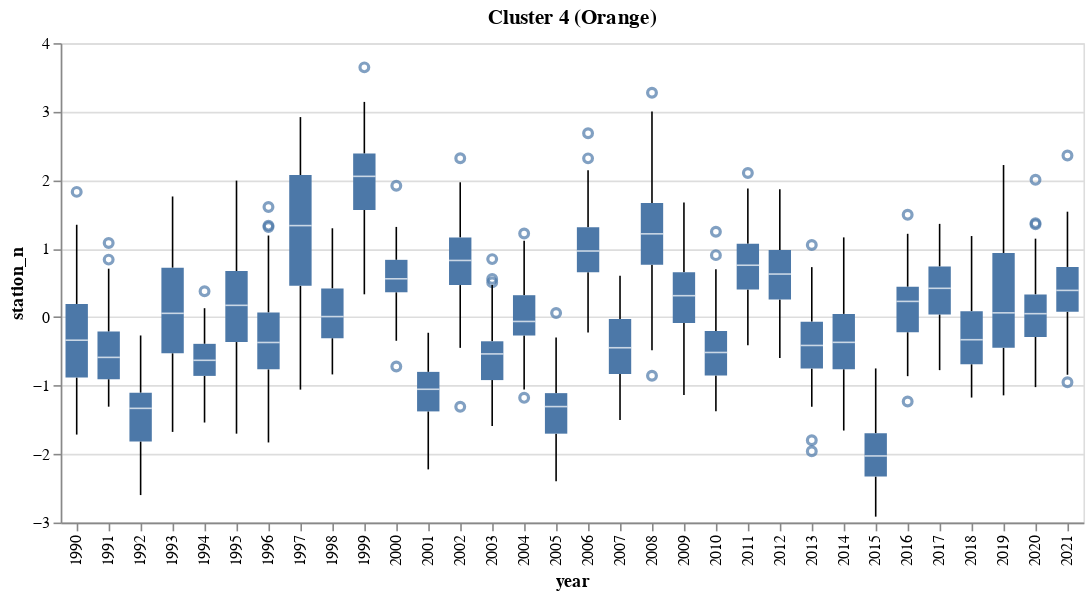

The cell this chart's notebook holds for it:
### Code cell
df_reset = df.reset_index()
df_reset = df_reset[df_reset['cluster'] == 4]

all_data = alt.Chart(df_reset[['station_n','year']]).mark_boxplot().encode(
    alt.Y('station_n:Q'),
    alt.X('year:N')
).properties(title='Cluster 4 (Orange)')

all_data

### Figure 1 — Vega specification as saved in the notebook (floating-point values rounded to 4 significant figures)
{"$schema": "https://vega.github.io/schema/vega/v5.json", "data": [{"name": "source_0"}, {"name": "data_0"}, {"name": "data_1", "values": [{"station_n": -0.9502, "year": 2021}, {"station_n": 0.5571, "year": 2003}, {"station_n": 1.354, "year": 2020}, {"station_n": 2.361, "year": 2021}, {"station_n": 0.8465, "year": 2003}, {"station_n": 0.5068, "year": 2003}, {"station_n": 2.318, "year": 2006}, {"station_n": 1.608, "year": 1996}, {"station_n": -1.179, "year": 2004}, {"station_n": 0.377, "year": 1994}, {"station_n": -1.959, "year": 2013}, {"station_n": 1.336, "year": 1996}, {"station_n": 1.22, "year": 2004}, {"station_n": 0.9048, "year": 2010}, {"station_n": 2.105, "year": 2011}, {"station_n": -1.799, "year": 2013}, {"station_n": 2.004, "year": 2020}, {"station_n": 3.646, "year": 1999}, {"station_n": 3.275, "year": 2008}, {"station_n": 1.081, "year": 1991}, {"station_n": -1.31, "year": 2002}, {"station_n": 1.315, "year": 1996}, {"station_n": 2.32, "year": 2002}, {"station_n": -1.233, "year": 2016}, {"station_n": 0.05938, "year": 2005}, {"station_n": 2.684, "year": 2006}, {"station_n": 1.052, "year": 2013}, {"station_n": 1.372, "year": 2020}, {"station_n": 1.828, "year": 1990}, {"station_n": 0.8391, "year": 1991}, {"station_n": -0.8563, "year": 2008}, {"station_n": 1.246, "year": 2010}, {"station_n": 1.495, "year": 2016}, {"station_n": -0.7208, "year": 2000}, {"station_n": 1.917, "year": 2000}]}, {"name": "data_2"}, {"name": "data_3", "values": [{"lower_box_station_n": -0.8828, "lower_whisker_station_n": -1.715, "upper_whisker_station_n": 1.348, "year": 1990}, {"lower_box_station_n": -0.9066, "lower_whisker_station_n": -1.308, "upper_whisker_station_n": 0.7066, "year": 1991}, {"lower_box_station_n": -1.816, "lower_whisker_station_n": -2.599, "upper_whisker_station_n": -0.2685, "year": 1992}, {"lower_box_station_n": -0.5282, "lower_whisker_station_n": -1.676, "upper_whisker_station_n": 1.761, "year": 1993}, {"lower_box_station_n": -0.8586, "lower_whisker_station_n": -1.54, "upper_whisker_station_n": 0.13, "year": 1994}, {"lower_box_station_n": -0.3642, "lower_whisker_station_n": -1.702, "upper_whisker_station_n": 1.993, "year": 1995}, {"lower_box_station_n": -0.7632, "lower_whisker_station_n": -1.831, "upper_whisker_station_n": 1.191, "year": 1996}, {"lower_box_station_n": 0.4574, "lower_whisker_station_n": -1.059, "upper_whisker_station_n": 2.921, "year": 1997}, {"lower_box_station_n": -0.3082, "lower_whisker_station_n": -0.8373, "upper_whisker_station_n": 1.297, "year": 1998}, {"lower_box_station_n": 1.563, "lower_whisker_station_n": 0.3327, "upper_whisker_station_n": 3.142, "year": 1999}, {"lower_box_station_n": 0.3624, "lower_whisker_station_n": -0.3459, "upper_whisker_station_n": 1.317, "year": 2000}, {"lower_box_station_n": -1.377, "lower_whisker_station_n": -2.224, "upper_whisker_station_n": -0.229, "year": 2001}, {"lower_box_station_n": 0.4676, "lower_whisker_station_n": -0.4493, "upper_whisker_station_n": 1.968, "year": 2002}, {"lower_box_station_n": -0.9199, "lower_whisker_station_n": -1.59, "upper_whisker_station_n": 0.4686, "year": 2003}, {"lower_box_station_n": -0.269, "lower_whisker_station_n": -1.056, "upper_whisker_station_n": 1.116, "year": 2004}, {"lower_box_station_n": -1.702, "lower_whisker_station_n": -2.397, "upper_whisker_station_n": -0.2989, "year": 2005}, {"lower_box_station_n": 0.6547, "lower_whisker_station_n": -0.224, "upper_whisker_station_n": 2.143, "year": 2006}, {"lower_box_station_n": -0.8307, "lower_whisker_station_n": -1.502, "upper_whisker_station_n": 0.6027, "year": 2007}, {"lower_box_station_n": 0.764, "lower_whisker_station_n": -0.4859, "upper_whisker_station_n": 3.003, "year": 2008}, {"lower_box_station_n": -0.08813, "lower_whisker_station_n": -1.139, "upper_whisker_station_n": 1.673, "year": 2009}, {"lower_box_station_n": -0.8532, "lower_whisker_station_n": -1.375, "upper_whisker_station_n": 0.6999, "year": 2010}, {"lower_box_station_n": 0.4025, "lower_whisker_station_n": -0.4128, "upper_whisker_station_n": 1.878, "year": 2011}, {"lower_box_station_n": 0.2561, "lower_whisker_station_n": -0.5989, "upper_whisker_station_n": 1.866, "year": 2012}, {"lower_box_station_n": -0.752, "lower_whisker_station_n": -1.309, "upper_whisker_station_n": 0.7296, "year": 2013}, {"lower_box_station_n": -0.7614, "lower_whisker_station_n": -1.657, "upper_whisker_station_n": 1.164, "year": 2014}, {"lower_box_station_n": -2.329, "lower_whisker_station_n": -2.914, "upper_whisker_station_n": -0.7498, "year": 2015}, {"lower_box_station_n": -0.2206, "lower_whisker_station_n": -0.8626, "upper_whisker_station_n": 1.216, "year": 2016}, {"lower_box_station_n": 0.03914, "lower_whisker_station_n": -0.7747, "upper_whisker_station_n": 1.361, "year": 2017}, {"lower_box_station_n": -0.6885, "lower_whisker_station_n": -1.175, "upper_whisker_station_n": 1.183, "year": 2018}, {"lower_box_station_n": -0.4482, "lower_whisker_station_n": -1.143, "upper_whisker_station_n": 2.22, "year": 2019}, {"lower_box_station_n": -0.2895, "lower_whisker_station_n": -1.022, "upper_whisker_station_n": 1.145, "year": 2020}, {"lower_box_station_n": 0.0772, "lower_whisker_station_n": -0.8421, "upper_whisker_station_n": 1.539, "year": 2021}]}, {"name": "data_4", "values": [{"lower_whisker_station_n": -1.715, "upper_box_station_n": 0.1917, "upper_whisker_station_n": 1.348, "year": 1990}, {"lower_whisker_station_n": -1.308, "upper_box_station_n": -0.212, "upper_whisker_station_n": 0.7066, "year": 1991}, {"lower_whisker_station_n": -2.599, "upper_box_station_n": -1.104, "upper_whisker_station_n": -0.2685, "year": 1992}, {"lower_whisker_station_n": -1.676, "upper_box_station_n": 0.7205, "upper_whisker_station_n": 1.761, "year": 1993}, {"lower_whisker_station_n": -1.54, "upper_box_station_n": -0.3906, "upper_whisker_station_n": 0.13, "year": 1994}, {"lower_whisker_station_n": -1.702, "upper_box_station_n": 0.6723, "upper_whisker_station_n": 1.993, "year": 1995}, {"lower_whisker_station_n": -1.831, "upper_box_station_n": 0.06758, "upper_whisker_station_n": 1.191, "year": 1996}, {"lower_whisker_station_n": -1.059, "upper_box_station_n": 2.074, "upper_whisker_station_n": 2.921, "year": 1997}, {"lower_whisker_station_n": -0.8373, "upper_box_station_n": 0.4191, "upper_whisker_station_n": 1.297, "year": 1998}, {"lower_whisker_station_n": 0.3327, "upper_box_station_n": 2.387, "upper_whisker_station_n": 3.142, "year": 1999}, {"lower_whisker_station_n": -0.3459, "upper_box_station_n": 0.836, "upper_whisker_station_n": 1.317, "year": 2000}, {"lower_whisker_station_n": -2.224, "upper_box_station_n": -0.8, "upper_whisker_station_n": -0.229, "year": 2001}, {"lower_whisker_station_n": -0.4493, "upper_box_station_n": 1.163, "upper_whisker_station_n": 1.968, "year": 2002}, {"lower_whisker_station_n": -1.59, "upper_box_station_n": -0.3534, "upper_whisker_station_n": 0.4686, "year": 2003}, {"lower_whisker_station_n": -1.056, "upper_box_station_n": 0.3194, "upper_whisker_station_n": 1.116, "year": 2004}, {"lower_whisker_station_n": -2.397, "upper_box_station_n": -1.111, "upper_whisker_station_n": -0.2989, "year": 2005}, {"lower_whisker_station_n": -0.224, "upper_box_station_n": 1.312, "upper_whisker_station_n": 2.143, "year": 2006}, {"lower_whisker_station_n": -1.502, "upper_box_station_n": -0.02796, "upper_whisker_station_n": 0.6027, "year": 2007}, {"lower_whisker_station_n": -0.4859, "upper_box_station_n": 1.664, "upper_whisker_station_n": 3.003, "year": 2008}, {"lower_whisker_station_n": -1.139, "upper_box_station_n": 0.6548, "upper_whisker_station_n": 1.673, "year": 2009}, {"lower_whisker_station_n": -1.375, "upper_box_station_n": -0.2034, "upper_whisker_station_n": 0.6999, "year": 2010}, {"lower_whisker_station_n": -0.4128, "upper_box_station_n": 1.072, "upper_whisker_station_n": 1.878, "year": 2011}, {"lower_whisker_station_n": -0.5989, "upper_box_station_n": 0.9807, "upper_whisker_station_n": 1.866, "year": 2012}, {"lower_whisker_station_n": -1.309, "upper_box_station_n": -0.06661, "upper_whisker_station_n": 0.7296, "year": 2013}, {"lower_whisker_station_n": -1.657, "upper_box_station_n": 0.04645, "upper_whisker_station_n": 1.164, "year": 2014}, {"lower_whisker_station_n": -2.914, "upper_box_station_n": -1.696, "upper_whisker_station_n": -0.7498, "year": 2015}, {"lower_whisker_station_n": -0.8626, "upper_box_station_n": 0.4429, "upper_whisker_station_n": 1.216, "year": 2016}, {"lower_whisker_station_n": -0.7747, "upper_box_station_n": 0.7389, "upper_whisker_station_n": 1.361, "year": 2017}, {"lower_whisker_station_n": -1.175, "upper_box_station_n": 0.0859, "upper_whisker_station_n": 1.183, "year": 2018}, {"lower_whisker_station_n": -1.143, "upper_box_station_n": 0.9353, "upper_whisker_station_n": 2.22, "year": 2019}, {"lower_whisker_station_n": -1.022, "upper_box_station_n": 0.3313, "upper_whisker_station_n": 1.145, "year": 2020}, {"lower_whisker_station_n": -0.8421, "upper_box_station_n": 0.7322, "upper_whisker_station_n": 1.539, "year": 2021}]}, {"name": "data_5"}, {"name": "data_6", "values": [{"lower_box_station_n": -0.8828, "max_station_n": 1.828, "mid_box_station_n": -0.3374, "min_station_n": -1.715, "upper_box_station_n": 0.1917, "year": 1990}, {"lower_box_station_n": -0.9066, "max_station_n": 1.081, "mid_box_station_n": -0.5883, "min_station_n": -1.308, "upper_box_station_n": -0.212, "year": 1991}, {"lower_box_station_n": -1.816, "max_station_n": -0.2685, "mid_box_station_n": -1.332, "min_station_n": -2.599, "upper_box_station_n": -1.104, "year": 1992}, {"lower_box_station_n": -0.5282, "max_station_n": 1.761, "mid_box_station_n": 0.05486, "min_station_n": -1.676, "upper_box_station_n": 0.7205, "year": 1993}, {"lower_box_station_n": -0.8586, "max_station_n": 0.377, "mid_box_station_n": -0.631, "min_station_n": -1.54, "upper_box_station_n": -0.3906, "year": 1994}, {"lower_box_station_n": -0.3642, "max_station_n": 1.993, "mid_box_station_n": 0.1717, "min_station_n": -1.702, "upper_box_station_n": 0.6723, "year": 1995}, {"lower_box_station_n": -0.7632, "max_station_n": 1.608, "mid_box_station_n": -0.3709, "min_station_n": -1.831, "upper_box_station_n": 0.06758, "year": 1996}, {"lower_box_station_n": 0.4574, "max_station_n": 2.921, "mid_box_station_n": 1.336, "min_station_n": -1.059, "upper_box_station_n": 2.074, "year": 1997}, {"lower_box_station_n": -0.3082, "max_station_n": 1.297, "mid_box_station_n": 0.007388, "min_station_n": -0.8373, "upper_box_station_n": 0.4191, "year": 1998}, {"lower_box_station_n": 1.563, "max_station_n": 3.646, "mid_box_station_n": 2.055, "min_station_n": 0.3327, "upper_box_station_n": 2.387, "year": 1999}, {"lower_box_station_n": 0.3624, "max_station_n": 1.917, "mid_box_station_n": 0.5593, "min_station_n": -0.7208, "upper_box_station_n": 0.836, "year": 2000}, {"lower_box_station_n": -1.377, "max_station_n": -0.229, "mid_box_station_n": -1.054, "min_station_n": -2.224, "upper_box_station_n": -0.8, "year": 2001}, {"lower_box_station_n": 0.4676, "max_station_n": 2.32, "mid_box_station_n": 0.8269, "min_station_n": -1.31, "upper_box_station_n": 1.163, "year": 2002}, {"lower_box_station_n": -0.9199, "max_station_n": 0.8465, "mid_box_station_n": -0.5377, "min_station_n": -1.59, "upper_box_station_n": -0.3534, "year": 2003}, {"lower_box_station_n": -0.269, "max_station_n": 1.22, "mid_box_station_n": -0.06379, "min_station_n": -1.179, "upper_box_station_n": 0.3194, "year": 2004}, {"lower_box_station_n": -1.702, "max_station_n": 0.05938, "mid_box_station_n": -1.307, "min_station_n": -2.397, "upper_box_station_n": -1.111, "year": 2005}, {"lower_box_station_n": 0.6547, "max_station_n": 2.684, "mid_box_station_n": 0.9648, "min_station_n": -0.224, "upper_box_station_n": 1.312, "year": 2006}, {"lower_box_station_n": -0.8307, "max_station_n": 0.6027, "mid_box_station_n": -0.4475, "min_station_n": -1.502, "upper_box_station_n": -0.02796, "year": 2007}, {"lower_box_station_n": 0.764, "max_station_n": 3.275, "mid_box_station_n": 1.216, "min_station_n": -0.8563, "upper_box_station_n": 1.664, "year": 2008}, {"lower_box_station_n": -0.08813, "max_station_n": 1.673, "mid_box_station_n": 0.3124, "min_station_n": -1.139, "upper_box_station_n": 0.6548, "year": 2009}, {"lower_box_station_n": -0.8532, "max_station_n": 1.246, "mid_box_station_n": -0.5168, "min_station_n": -1.375, "upper_box_station_n": -0.2034, "year": 2010}, {"lower_box_station_n": 0.4025, "max_station_n": 2.105, "mid_box_station_n": 0.7571, "min_station_n": -0.4128, "upper_box_station_n": 1.072, "year": 2011}, {"lower_box_station_n": 0.2561, "max_station_n": 1.866, "mid_box_station_n": 0.6283, "min_station_n": -0.5989, "upper_box_station_n": 0.9807, "year": 2012}, {"lower_box_station_n": -0.752, "max_station_n": 1.052, "mid_box_station_n": -0.4142, "min_station_n": -1.959, "upper_box_station_n": -0.06661, "year": 2013}, {"lower_box_station_n": -0.7614, "max_station_n": 1.164, "mid_box_station_n": -0.369, "min_station_n": -1.657, "upper_box_station_n": 0.04645, "year": 2014}, {"lower_box_station_n": -2.329, "max_station_n": -0.7498, "mid_box_station_n": -2.028, "min_station_n": -2.914, "upper_box_station_n": -1.696, "year": 2015}, {"lower_box_station_n": -0.2206, "max_station_n": 1.495, "mid_box_station_n": 0.2291, "min_station_n": -1.233, "upper_box_station_n": 0.4429, "year": 2016}, {"lower_box_station_n": 0.03914, "max_station_n": 1.361, "mid_box_station_n": 0.4202, "min_station_n": -0.7747, "upper_box_station_n": 0.7389, "year": 2017}, {"lower_box_station_n": -0.6885, "max_station_n": 1.183, "mid_box_station_n": -0.3304, "min_station_n": -1.175, "upper_box_station_n": 0.0859, "year": 2018}, {"lower_box_station_n": -0.4482, "max_station_n": 2.22, "mid_box_station_n": 0.06203, "min_station_n": -1.143, "upper_box_station_n": 0.9353, "year": 2019}, {"lower_box_station_n": -0.2895, "max_station_n": 2.004, "mid_box_station_n": 0.04987, "min_station_n": -1.022, "upper_box_station_n": 0.3313, "year": 2020}, {"lower_box_station_n": 0.0772, "max_station_n": 2.361, "mid_box_station_n": 0.3897, "min_station_n": -0.9502, "upper_box_station_n": 0.7322, "year": 2021}]}, {"name": "data_7", "values": [{"lower_box_station_n": -0.8828, "max_station_n": 1.828, "mid_box_station_n": -0.3374, "min_station_n": -1.715, "upper_box_station_n": 0.1917, "year": 1990}, {"lower_box_station_n": -0.9066, "max_station_n": 1.081, "mid_box_station_n": -0.5883, "min_station_n": -1.308, "upper_box_station_n": -0.212, "year": 1991}, {"lower_box_station_n": -1.816, "max_station_n": -0.2685, "mid_box_station_n": -1.332, "min_station_n": -2.599, "upper_box_station_n": -1.104, "year": 1992}, {"lower_box_station_n": -0.5282, "max_station_n": 1.761, "mid_box_station_n": 0.05486, "min_station_n": -1.676, "upper_box_station_n": 0.7205, "year": 1993}, {"lower_box_station_n": -0.8586, "max_station_n": 0.377, "mid_box_station_n": -0.631, "min_station_n": -1.54, "upper_box_station_n": -0.3906, "year": 1994}, {"lower_box_station_n": -0.3642, "max_station_n": 1.993, "mid_box_station_n": 0.1717, "min_station_n": -1.702, "upper_box_station_n": 0.6723, "year": 1995}, {"lower_box_station_n": -0.7632, "max_station_n": 1.608, "mid_box_station_n": -0.3709, "min_station_n": -1.831, "upper_box_station_n": 0.06758, "year": 1996}, {"lower_box_station_n": 0.4574, "max_station_n": 2.921, "mid_box_station_n": 1.336, "min_station_n": -1.059, "upper_box_station_n": 2.074, "year": 1997}, {"lower_box_station_n": -0.3082, "max_station_n": 1.297, "mid_box_station_n": 0.007388, "min_station_n": -0.8373, "upper_box_station_n": 0.4191, "year": 1998}, {"lower_box_station_n": 1.563, "max_station_n": 3.646, "mid_box_station_n": 2.055, "min_station_n": 0.3327, "upper_box_station_n": 2.387, "year": 1999}, {"lower_box_station_n": 0.3624, "max_station_n": 1.917, "mid_box_station_n": 0.5593, "min_station_n": -0.7208, "upper_box_station_n": 0.836, "year": 2000}, {"lower_box_station_n": -1.377, "max_station_n": -0.229, "mid_box_station_n": -1.054, "min_station_n": -2.224, "upper_box_station_n": -0.8, "year": 2001}, {"lower_box_station_n": 0.4676, "max_station_n": 2.32, "mid_box_station_n": 0.8269, "min_station_n": -1.31, "upper_box_station_n": 1.163, "year": 2002}, {"lower_box_station_n": -0.9199, "max_station_n": 0.8465, "mid_box_station_n": -0.5377, "min_station_n": -1.59, "upper_box_station_n": -0.3534, "year": 2003}, {"lower_box_station_n": -0.269, "max_station_n": 1.22, "mid_box_station_n": -0.06379, "min_station_n": -1.179, "upper_box_station_n": 0.3194, "year": 2004}, {"lower_box_station_n": -1.702, "max_station_n": 0.05938, "mid_box_station_n": -1.307, "min_station_n": -2.397, "upper_box_station_n": -1.111, "year": 2005}, {"lower_box_station_n": 0.6547, "max_station_n": 2.684, "mid_box_station_n": 0.9648, "min_station_n": -0.224, "upper_box_station_n": 1.312, "year": 2006}, {"lower_box_station_n": -0.8307, "max_station_n": 0.6027, "mid_box_station_n": -0.4475, "min_station_n": -1.502, "upper_box_station_n": -0.02796, "year": 2007}, {"lower_box_station_n": 0.764, "max_station_n": 3.275, "mid_box_station_n": 1.216, "min_station_n": -0.8563, "upper_box_station_n": 1.664, "year": 2008}, {"lower_box_station_n": -0.08813, "max_station_n": 1.673, "mid_box_station_n": 0.3124, "min_station_n": -1.139, "upper_box_station_n": 0.6548, "year": 2009}, {"lower_box_station_n": -0.8532, "max_station_n": 1.246, "mid_box_station_n": -0.5168, "min_station_n": -1.375, "upper_box_station_n": -0.2034, "year": 2010}, {"lower_box_station_n": 0.4025, "max_station_n": 2.105, "mid_box_station_n": 0.7571, "min_station_n": -0.4128, "upper_box_station_n": 1.072, "year": 2011}, {"lower_box_station_n": 0.2561, "max_station_n": 1.866, "mid_box_station_n": 0.6283, "min_station_n": -0.5989, "upper_box_station_n": 0.9807, "year": 2012}, {"lower_box_station_n": -0.752, "max_station_n": 1.052, "mid_box_station_n": -0.4142, "min_station_n": -1.959, "upper_box_station_n": -0.06661, "year": 2013}, {"lower_box_station_n": -0.7614, "max_station_n": 1.164, "mid_box_station_n": -0.369, "min_station_n": -1.657, "upper_box_station_n": 0.04645, "year": 2014}, {"lower_box_station_n": -2.329, "max_station_n": -0.7498, "mid_box_station_n": -2.028, "min_station_n": -2.914, "upper_box_station_n": -1.696, "year": 2015}, {"lower_box_station_n": -0.2206, "max_station_n": 1.495, "mid_box_station_n": 0.2291, "min_station_n": -1.233, "upper_box_station_n": 0.4429, "year": 2016}, {"lower_box_station_n": 0.03914, "max_station_n": 1.361, "mid_box_station_n": 0.4202, "min_station_n": -0.7747, "upper_box_station_n": 0.7389, "year": 2017}, {"lower_box_station_n": -0.6885, "max_station_n": 1.183, "mid_box_station_n": -0.3304, "min_station_n": -1.175, "upper_box_station_n": 0.0859, "year": 2018}, {"lower_box_station_n": -0.4482, "max_station_n": 2.22, "mid_box_station_n": 0.06203, "min_station_n": -1.143, "upper_box_station_n": 0.9353, "year": 2019}, {"lower_box_station_n": -0.2895, "max_station_n": 2.004, "mid_box_station_n": 0.04987, "min_station_n": -1.022, "upper_box_station_n": 0.3313, "year": 2020}, {"lower_box_station_n": 0.0772, "max_station_n": 2.361, "mid_box_station_n": 0.3897, "min_station_n": -0.9502, "upper_box_station_n": 0.7322, "year": 2021}]}, {"name": "data_1_x_domain_year_0", "values": [{"year": 2021}, {"year": 2003}, {"year": 2020}, {"year": 2006}, {"year": 1996}, {"year": 2004}, {"year": 1994}, {"year": 2013}, {"year": 2010}, {"year": 2011}, {"year": 1999}, {"year": 2008}, {"year": 1991}, {"year": 2002}, {"year": 2016}, {"year": 2005}, {"year": 1990}, {"year": 2000}]}, {"name": "data_3_x_domain_year_1", "values": [{"year": 1990}, {"year": 1991}, {"year": 1992}, {"year": 1993}, {"year": 1994}, {"year": 1995}, {"year": 1996}, {"year": 1997}, {"year": 1998}, {"year": 1999}, {"year": 2000}, {"year": 2001}, {"year": 2002}, {"year": 2003}, {"year": 2004}, {"year": 2005}, {"year": 2006}, {"year": 2007}, {"year": 2008}, {"year": 2009}, {"year": 2010}, {"year": 2011}, {"year": 2012}, {"year": 2013}, {"year": 2014}, {"year": 2015}, {"year": 2016}, {"year": 2017}, {"year": 2018}, {"year": 2019}, {"year": 2020}, {"year": 2021}]}, {"name": "data_4_x_domain_year_2", "values": [{"year": 1990}, {"year": 1991}, {"year": 1992}, {"year": 1993}, {"year": 1994}, {"year": 1995}, {"year": 1996}, {"year": 1997}, {"year": 1998}, {"year": 1999}, {"year": 2000}, {"year": 2001}, {"year": 2002}, {"year": 2003}, {"year": 2004}, {"year": 2005}, {"year": 2006}, {"year": 2007}, {"year": 2008}, {"year": 2009}, {"year": 2010}, {"year": 2011}, {"year": 2012}, {"year": 2013}, {"year": 2014}, {"year": 2015}, {"year": 2016}, {"year": 2017}, {"year": 2018}, {"year": 2019}, {"year": 2020}, {"year": 2021}]}, {"name": "data_6_x_domain_year_3", "values": [{"year": 1990}, {"year": 1991}, {"year": 1992}, {"year": 1993}, {"year": 1994}, {"year": 1995}, {"year": 1996}, {"year": 1997}, {"year": 1998}, {"year": 1999}, {"year": 2000}, {"year": 2001}, {"year": 2002}, {"year": 2003}, {"year": 2004}, {"year": 2005}, {"year": 2006}, {"year": 2007}, {"year": 2008}, {"year": 2009}, {"year": 2010}, {"year": 2011}, {"year": 2012}, {"year": 2013}, {"year": 2014}, {"year": 2015}, {"year": 2016}, {"year": 2017}, {"year": 2018}, {"year": 2019}, {"year": 2020}, {"year": 2021}]}, {"name": "data_7_x_domain_year_4", "values": [{"year": 1990}, {"year": 1991}, {"year": 1992}, {"year": 1993}, {"year": 1994}, {"year": 1995}, {"year": 1996}, {"year": 1997}, {"year": 1998}, {"year": 1999}, {"year": 2000}, {"year": 2001}, {"year": 2002}, {"year": 2003}, {"year": 2004}, {"year": 2005}, {"year": 2006}, {"year": 2007}, {"year": 2008}, {"year": 2009}, {"year": 2010}, {"year": 2011}, {"year": 2012}, {"year": 2013}, {"year": 2014}, {"year": 2015}, {"year": 2016}, {"year": 2017}, {"year": 2018}, {"year": 2019}, {"year": 2020}, {"year": 2021}]}], "signals": [{"name": "x_step", "value": 20}, {"name": "width", "update": "bandspace(domain('x').length, 0, 0) * x_step"}], "marks": [{"type": "symbol", "name": "layer_0_layer_0_marks", "from": {"data": "data_1"}, "encode": {"update": {"fill": {"value": "transparent"}, "stroke": {"value": "#4c78a8"}, "opacity": {"value": 0.7}, "x": {"field": "year", "scale": "x", "band": 0.5}, "y": {"field": "station_n", "scale": "y"}}}, "style": ["point", "boxplot-outliers"]}, {"type": "rule", "name": "layer_0_layer_1_layer_0_marks", "from": {"data": "data_3"}, "encode": {"update": {"x": {"field": "year", "scale": "x", "band": 0.5}, "y": {"field": "lower_whisker_station_n", "scale": "y"}, "y2": {"field": "lower_box_station_n", "scale": "y"}, "stroke": {"value": "black"}, "tooltip": {"signal": "{\"Upper Whisker of station_n\": format(datum[\"upper_whisker_station_n\"], \"\"), \"Lower Whisker of station_n\": format(datum[\"lower_whisker_station_n\"], \"\"), \"year\": isValid(datum[\"year\"]) ? datum[\"year\"] : \"\"+datum[\"year\"]}"}}}, "aria": false, "style": ["rule", "boxplot-rule"]}, {"type": "rule", "name": "layer_0_layer_1_layer_1_marks", "from": {"data": "data_4"}, "encode": {"update": {"stroke": {"value": "black"}, "y2": {"field": "upper_whisker_station_n", "scale": "y"}, "tooltip": {"signal": "{\"Upper Whisker of station_n\": format(datum[\"upper_whisker_station_n\"], \"\"), \"Lower Whisker of station_n\": format(datum[\"lower_whisker_station_n\"], \"\"), \"year\": isValid(datum[\"year\"]) ? datum[\"year\"] : \"\"+datum[\"year\"]}"}, "x": {"field": "year", "scale": "x", "band": 0.5}, "y": {"field": "upper_box_station_n", "scale": "y"}}}, "aria": false, "style": ["rule", "boxplot-rule"]}, {"type": "rect", "name": "layer_1_layer_0_marks", "from": {"data": "data_6"}, "encode": {"update": {"fill": {"value": "#4c78a8"}, "width": {"value": 14}, "tooltip": {"signal": "{\"Max of station_n\": format(datum[\"max_station_n\"], \"\"), \"Q3 of station_n\": format(datum[\"upper_box_station_n\"], \"\"), \"Median of station_n\": format(datum[\"mid_box_station_n\"], \"\"), \"Q1 of station_n\": format(datum[\"lower_box_station_n\"], \"\"), \"Min of station_n\": format(datum[\"min_station_n\"], \"\"), \"year\": isValid(datum[\"year\"]) ? datum[\"year\"] : \"\"+datum[\"year\"]}"}, "xc": {"field": "year", "scale": "x", "band": 0.5}, "y": {"field": "lower_box_station_n", "scale": "y"}, "y2": {"field": "upper_box_station_n", "scale": "y"}}}, "style": ["bar", "boxplot-box"]}, {"type": "rect", "name": "layer_1_layer_1_marks", "from": {"data": "data_7"}, "encode": {"update": {"height": {"value": 1}, "tooltip": {"signal": "{\"Max of station_n\": format(datum[\"max_station_n\"], \"\"), \"Q3 of station_n\": format(datum[\"upper_box_station_n\"], \"\"), \"Median of station_n\": format(datum[\"mid_box_station_n\"], \"\"), \"Q1 of station_n\": format(datum[\"lower_box_station_n\"], \"\"), \"Min of station_n\": format(datum[\"min_station_n\"], \"\"), \"year\": isValid(datum[\"year\"]) ? datum[\"year\"] : \"\"+datum[\"year\"]}"}, "xc": {"field": "year", "scale": "x", "band": 0.5}, "opacity": {"value": 0.7}, "yc": {"field": "mid_box_station_n", "scale": "y"}, "fill": {"value": "white"}, "width": {"value": 14}}}, "style": ["tick", "boxplot-median"], "aria": false}], "scales": [{"name": "x", "type": "band", "domain": {"fields": [{"data": "data_1_x_domain_year_0", "field": "year"}, {"data": "data_3_x_domain_year_1", "field": "year"}, {"data": "data_4_x_domain_year_2", "field": "year"}, {"data": "data_6_x_domain_year_3", "field": "year"}, {"data": "data_7_x_domain_year_4", "field": "year"}], "sort": true}, "range": {"step": {"signal": "x_step"}}, "paddingInner": 0, "paddingOuter": 0}, {"name": "y", "type": "linear", "domain": {"fields": [{"data": "data_1", "field": "station_n"}, {"data": "data_3", "field": "lower_whisker_station_n"}, {"data": "data_3", "field": "lower_box_station_n"}, {"data": "data_4", "field": "upper_box_station_n"}, {"data": "data_4", "field": "upper_whisker_station_n"}, {"data": "data_6", "field": "lower_box_station_n"}, {"data": "data_6", "field": "upper_box_station_n"}, {"data": "data_7", "field": "mid_box_station_n"}]}, "range": [{"signal": "height"}, 0], "nice": true, "zero": true}], "axes": [{"scale": "y", "grid": true, "maxExtent": 0, "gridScale": "x", "orient": "left", "aria": false, "tickCount": {"signal": "ceil(height/40)"}, "domain": false, "minExtent": 0, "ticks": false, "labels": false, "zindex": 0}, {"scale": "x", "grid": false, "title": "year", "labelBaseline": "middle", "zindex": 0, "orient": "bottom", "labelAlign": "right", "labelAngle": 270}, {"scale": "y", "grid": false, "zindex": 0, "orient": "left", "title": "station_n", "tickCount": {"signal": "ceil(height/40)"}, "labelOverlap": true}], "title": {"text": "Cluster 4 (Orange)", "frame": "group"}, "padding": 5, "style": "cell", "background": "white", "height": 300}
